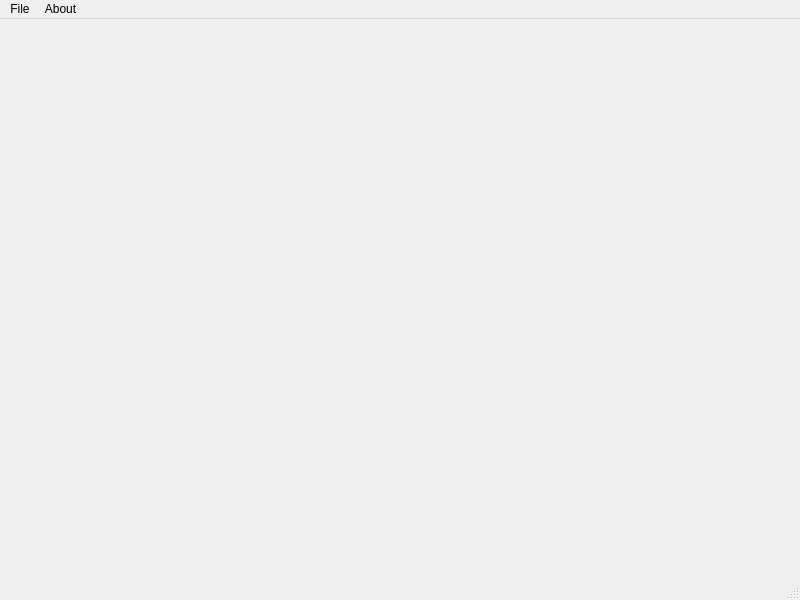
<?xml version="1.0" encoding="UTF-8"?>
<ui version="4.0">
 <class>SieveUI</class>
 <widget class="QMainWindow" name="SieveUI">
  <property name="geometry">
   <rect>
    <x>0</x>
    <y>0</y>
    <width>800</width>
    <height>600</height>
   </rect>
  </property>
  <property name="windowTitle">
   <string>SieveUI</string>
  </property>
  <widget class="QWidget" name="centralwidget"/>
  <widget class="QMenuBar" name="menubar">
   <property name="geometry">
    <rect>
     <x>0</x>
     <y>0</y>
     <width>800</width>
     <height>21</height>
    </rect>
   </property>
   <widget class="QMenu" name="menuFile">
    <property name="title">
     <string>File</string>
    </property>
    <addaction name="actionLoad"/>
    <addaction name="actionSave"/>
    <addaction name="separator"/>
    <addaction name="actionQuit"/>
   </widget>
   <widget class="QMenu" name="menuAbout">
    <property name="title">
     <string>About</string>
    </property>
    <addaction name="actionAbout_Sieve"/>
   </widget>
   <addaction name="menuFile"/>
   <addaction name="menuAbout"/>
  </widget>
  <widget class="QStatusBar" name="statusbar"/>
  <action name="actionLoad">
   <property name="text">
    <string>Load</string>
   </property>
  </action>
  <action name="actionSave">
   <property name="text">
    <string>Save</string>
   </property>
  </action>
  <action name="actionQuit">
   <property name="text">
    <string>Quit</string>
   </property>
  </action>
  <action name="actionAbout_Sieve">
   <property name="text">
    <string>About Sieve</string>
   </property>
  </action>
 </widget>
 <resources/>
 <connections/>
</ui>
